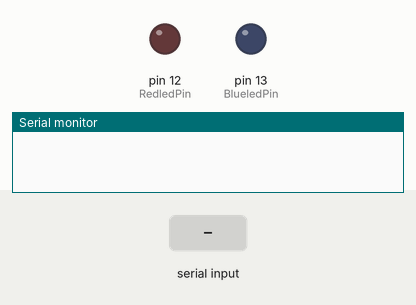
Recording of a sketch running on a simulated Arduino Uno, built with avr-gcc and run on an emulated ATmega328P. Parts: output pins drawn as LEDs (lit = HIGH), the last lines printed to the serial monitor. The test bench sets the inputs (shaded band).

Above: at 1.2 s.
1.3 s: "x" received over the second serial link
At 1.6 s:
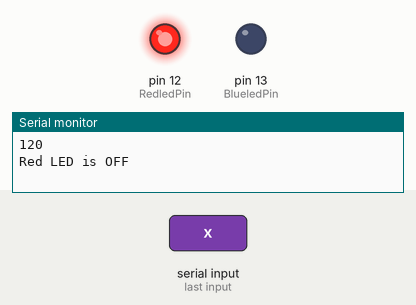
2.8 s: "i" received over the second serial link
At 4.0 s:
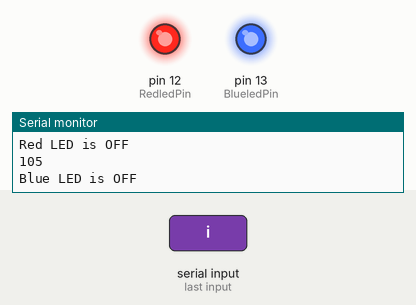
4.3 s: "w" received over the second serial link
At 5.1 s:
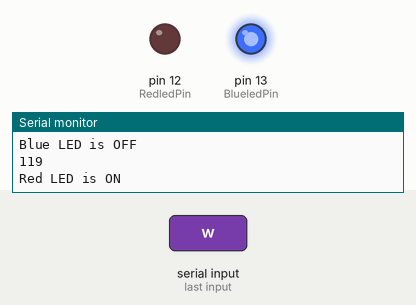
Timing chart, 0 to 7.3 s (numbered marks = the images above; inputs shaded):
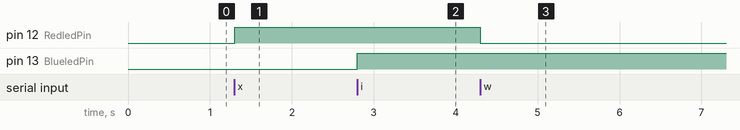

The sketch:

arduino_bluetooth_code.ino
```cpp
/*
 * Code for connecting Arduino board to Android using Bluetooth
 * by Droiduino
*/

 /*
   * Char to Integer conversion according to ASCII Table
   * this is used to convert command from Android
   * "w" = 119 --> turn on LED
   * "s" = 115 --> turn off LED
   * "d" = 100 --> make the LED blinking
   *
   */
#include <SoftwareSerial.h>

SoftwareSerial BTSerial(2,3);
//void setup();

int BlueledPin = 13; // Built-in LED
int RedledPin  = 12; // Built-in LED
int androidCmd; // Command message from Android

/// ----------------------------------------------------------------------------------
void setup()
/// ----------------------------------------------------------------------------------
{
  BTSerial.begin(9600); // HC05 데이터모드 속도

  // LED Setup
  pinMode(BlueledPin, OUTPUT);
  digitalWrite(BlueledPin, LOW); // Blue LED is OFF by default

  pinMode(RedledPin, OUTPUT);
  digitalWrite(RedledPin, LOW); // Red LED is OFF by default

  // Bluetooth Setup
  Serial.begin(9600); // Default communication rate of the Bluetooth Module
}

/// ----------------------------------------------------------------------------------
void loop()
/// ----------------------------------------------------------------------------------
{

  // Read incoming command from Android
  if (BTSerial.available() > 0)
  {
    androidCmd = BTSerial.read();
    Serial.println(androidCmd); // For debug purpose
  }

  // Translate Android command into Action
  if (androidCmd == 119) // Equivalent to the character "w"
  {
    Serial.println("Red LED is ON"); // Send status message to Android
    digitalWrite(RedledPin, LOW); // Turn On Blue LED
  }
  else if (androidCmd == 120) // Equivalent to the character "x"
  {
    Serial.println("Red LED is OFF"); // Send status message to Android
    digitalWrite(RedledPin, HIGH); // Turn On Blue LED
  }
  else if (androidCmd == 115) // Equivalent to the character "s"
  {
    Serial.println("Blue LED is ON"); // Send status message to Android
    digitalWrite(BlueledPin, LOW); // Turn Off Blue LED
  }

  else if (androidCmd == 105) // Equivalent to the character "i"
  {
    Serial.println("Blue LED is OFF"); // Send status message to Android
    digitalWrite(BlueledPin, HIGH); // Turn On Blue LED
  }
  else if (androidCmd == 100) // Equivalent to the character "d"
  {
      // --------------------------------------
      // 2021년 1월 11일 :: Blue LED 상태 알림
      // case "1\r": 자바에서 switch문 비교할 때(기타 비교문에서도 참고)
      // https://freedeveloper.tistory.com/191 (제어문자 설명)
      if (digitalRead(RedledPin))
      {
        Serial.println("LED is Status OFF"); // Send Terminal
        BTSerial.println("0"); // Send Android
      }
      else {
        Serial.println("LED is Status ON"); // Send Terminal
        BTSerial.println("1"); // Send Android
      }
      /*
      if (digitalRead(BlueledPin))
      {
        Serial.println("LED is Status OFF"); // Send Terminal
        BTSerial.println("0"); // Send Android
      }
      else {
        Serial.println("LED is Status ON"); // Send Terminal
        BTSerial.println("1"); // Send Android
      }
      */
      // --------------------------------------
  }
  androidCmd = 0;
}
```

Measured:
- after the input at 1.3 s, pin 12 (RedledPin): LOW → HIGH at once
- after the input at 2.8 s, pin 13 (BlueledPin): LOW → HIGH at once
- after the input at 4.3 s, pin 12 (RedledPin): HIGH → LOW at once
